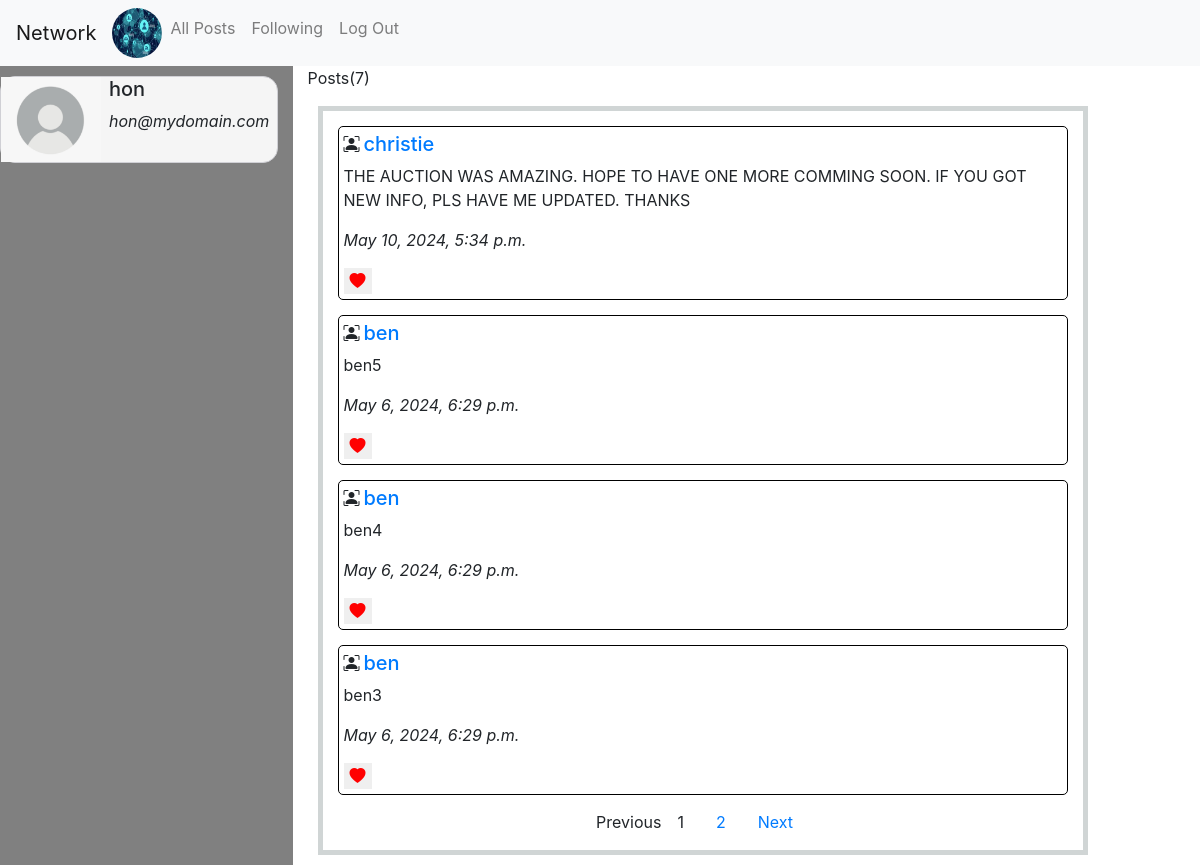
Page /following (signed in) on the earlier database version.
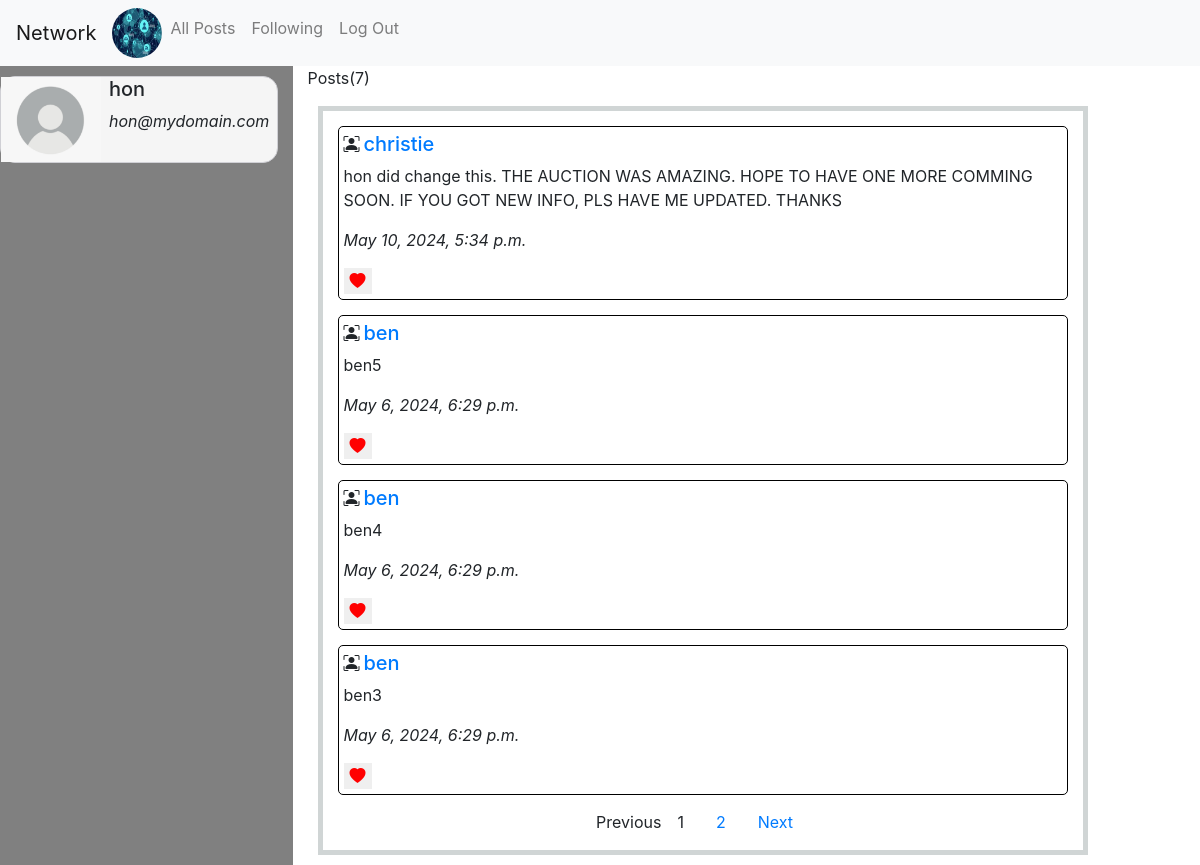
Same page on the later database version.
### network/models.py (models this page shows)
class Post(models.Model):
    poster=models.ForeignKey(User,on_delete=models.CASCADE,related_name="posts")
    content=models.TextField()
    timestamp=models.DateTimeField(auto_now_add=True)

class User(AbstractUser):
    pass

### network/views.py (the view)
# urls.py: path('following',views.following,name="following"),
def following(request):
    if request.user.is_authenticated:
        all_users_i_follow = User.objects.filter(followers__follower=request.user)
        all_users_posts=[]
        all_users_posts=Post.objects.filter(poster__in=all_users_i_follow)
        post_counts=len(all_users_posts)
        all_users_posts=all_users_posts.order_by('-timestamp')
        logging.debug(f'all_users_posts::{all_users_posts}')
        paginator = Paginator(all_users_posts, 4)
        page = request.GET.get('page', 1)
        try:
            all_users_posts = paginator.page(page)
        except PageNotAnInteger:
            all_users_posts = paginator.page(1)
        except EmptyPage:
            all_users_posts = paginator.page(paginator.num_pages)
    return render(request,'network/following.html',{'posts':all_users_posts,'post_counts':post_counts})

### network/templates/network/following.html (shortened to what this page needs)
{% extends "network/layout.html" %} {%block title%}
{% load static %}llowing Page{%endblock%}
{%block body %}
<div class="following-container row">
<div class="col-3 left">
   {%if request.user.is_authenticated %}
      <div class="d-flex person">
         <img src="{% static 'network/images/person.png' %}" alt='person' width="100" height="85" />
         <div class="sub-person ml-2">
            <h5>{{request.user.username}}</h5>
            <p><i>{{request.user.email}}</i></p>
         </div>
      </div>
      {%else%}
      <p>You're not logged in.</p>
   {% endif %}
</div>
<div class="col-8">
   {%if post_counts%}
   <p>Posts({{ post_counts}})</p>
   {%endif%}
   {%if posts%}
<div class="new-post">
   {%for post in posts%}
   <div class="sub-new-post">
      <div class="d-flex">
         <i class="bi bi-person-bounding-box"></i><h5 class="mx-1"><a href="{% url 'profile' post.poster.id %}">{{post.poster.username}}</a></h5>
      </div>
      <p class="original-content">{{post.content}}</p>
      <p><i>{{post.timestamp}}</i></p>
      <div class="like">
         <button type="button" data-post-id="{{ post.id }}" class="like-btn liked" id="btnLike">
         <i class="bi bi-heart-fill heart" id="heart-icon-{{ post.id }}"></i>
       </button>
     </div>
   </div>
   {%endfor%}
   <div class="pagination-container">
      {% if posts.has_other_pages %}
        <ul class="pagination justify-content-center">
        {% if posts.has_previous %}
          <li class="mx-3"><a href="?page={{ posts.previous_page_number }}">Previous</a></li>
        {% else %}
          <li class="disabled class="mx-3""><span>Previous</span></li>
        {% endif %}
        {% for i in posts.paginator.page_range %}
          {% if posts.number == i %}
            <li class="active mx-3"><span>{{ i }} <span class="sr-only">(current)</span></span></li>
          {% else %}
            <li class="mx-3"><a href="?page={{ i }}">{{ i }}</a></li>
          {% endif %}
        {% endfor %}
        {% if posts.has_next %}
          <li class="mx-3"><a href="?page={{ posts.next_page_number }}">Next</a></li>
        {% else %}
          <li class="disabled mx-3"><span>Next</span></li>
        {% endif %}
        </ul>
     {% endif %}
        </div>
</div>
{%endif%}
</div>
</div>
{%endblock%}

Differences in the rows shown:
changed Post "christie": content "THE AUCTION WAS AMAZING. HOPE TO HAVE ONE MORE COMMING SOON. IF YOU GOT NEW INFO, PLS HAVE ME UPDATED. THANKS" → "hon did change this. THE AUCTION WAS AMAZING. HOPE TO HAVE ONE MORE COMMING SOON. IF YOU GOT NEW INFO, PLS HAVE ME UPDATED. THANKS"
